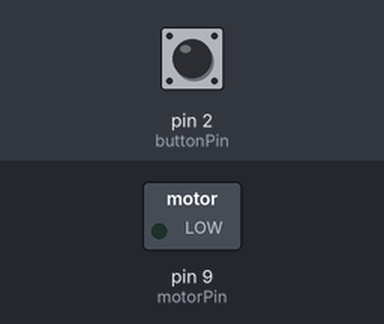
A sketch run on a simulated Arduino Uno, built with avr-gcc and run on an emulated ATmega328P. Parts: switched loads named in the sketch (green lamp = pin HIGH). Inputs (shaded band) come from the test bench; at power-on: pin 2 (buttonPin) LOW.

Above: at 1.2 s.
1.3 s: pin 2 (buttonPin) pulled HIGH for 0.15 s
At 1.65 s:
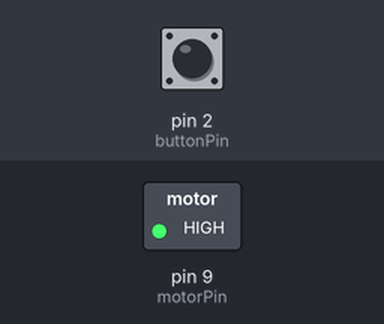
Timing chart, 0 to 6.4 s (numbered marks = the images above; inputs shaded):
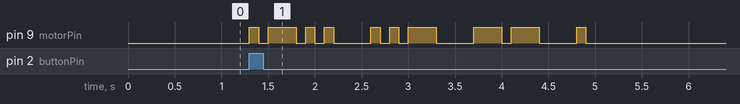

Measured:
- after the input at 1.3 s, pin 9 (motorPin): LOW → HIGH at once, → LOW 0.10 s later, → HIGH 0.10 s later, → LOW 0.30 s later, … (20 changes in this stretch)

The sketch:

lume_morse_code_buzz_button.ino
```cpp
// Morse Code "LUME": Motor buzzes Morse for LUME when button is pressed

int motorPin = 9;         // Pin number for the motor
int buttonPin = 2;        // Pin number for the button

void setup() {
  pinMode(motorPin, OUTPUT);   // Set pin 9 as OUTPUT (controls the motor)
  pinMode(buttonPin, INPUT);   // Set pin 2 as INPUT (reads the button)
}

void loop() {
  if (digitalRead(buttonPin) == HIGH) {   // If the button is pressed
    // L: .-..
    dot(); dash(); dot(); dot(); delay(300);
    // U: ..-
    dot(); dot(); dash(); delay(300);
    // M: --
    dash(); dash(); delay(300);
    // E: .
    dot(); delay(500);

    // Wait for button release to avoid repeated triggers
    while (digitalRead(buttonPin) == HIGH) { delay(10); }
  }
}

// Helper function for a Morse "dot" (short buzz)
void dot() {
  digitalWrite(motorPin, HIGH); delay(100);   // Motor ON for 0.1s
  digitalWrite(motorPin, LOW);  delay(100);   // Motor OFF for 0.1s
}

// Helper function for a Morse "dash" (long buzz)
void dash() {
  digitalWrite(motorPin, HIGH); delay(300);   // Motor ON for 0.3s
  digitalWrite(motorPin, LOW);  delay(100);   // Motor OFF for 0.1s
}
```
